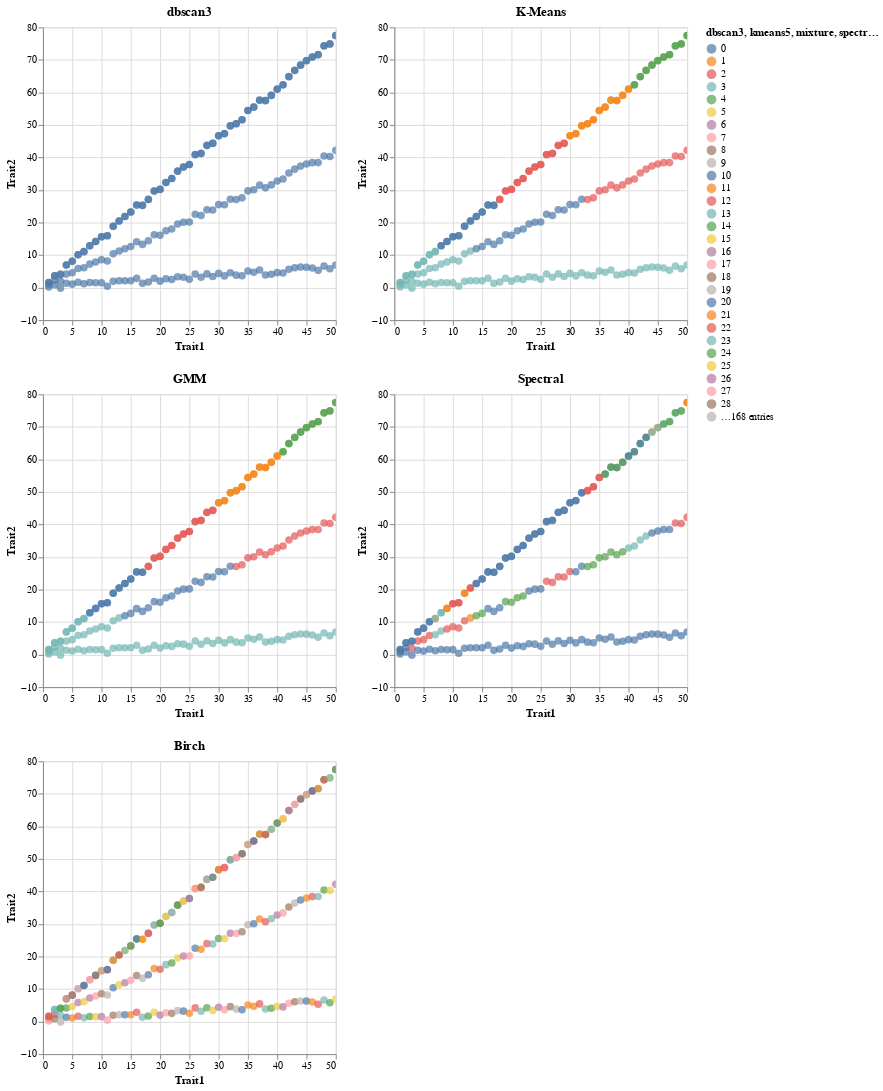

Here is the notebook cell this chart was saved with:
### Code cell
# Display charts
display(Markdown("# Plots with increaseing eps"))
(dbscan_charts[eps_labels[1]] | kmeans) & (gmm | spectral) & birch

### Figure 1 — Vega-Lite specification as saved in the notebook (floating-point values rounded to 4 significant figures; data arrays with more than 128 entries replaced by an {"elided": "..."} marker saying what was removed)
{"config": {"view": {"continuousWidth": 300, "continuousHeight": 300}}, "vconcat": [{"hconcat": [{"mark": {"type": "circle", "size": 60}, "encoding": {"color": {"field": "dbscan3", "type": "nominal"}, "tooltip": [{"field": "dbscan3", "type": "quantitative"}, {"field": "Trait1", "type": "quantitative"}, {"field": "Trait2", "type": "quantitative"}], "x": {"field": "Trait1", "type": "quantitative"}, "y": {"field": "Trait2", "type": "quantitative"}}, "name": "view_102", "title": "dbscan3"}, {"mark": {"type": "circle", "size": 60}, "encoding": {"color": {"field": "kmeans5", "type": "nominal"}, "tooltip": [{"field": "dbscan3", "type": "quantitative"}, {"field": "kmeans5", "type": "quantitative"}, {"field": "mixture", "type": "quantitative"}, {"field": "spectral", "type": "quantitative"}, {"field": "birch", "type": "quantitative"}], "x": {"field": "Trait1", "type": "quantitative"}, "y": {"field": "Trait2", "type": "quantitative"}}, "name": "view_103", "title": "K-Means"}]}, {"hconcat": [{"mark": {"type": "circle", "size": 60}, "encoding": {"color": {"field": "mixture", "type": "nominal"}, "tooltip": [{"field": "dbscan3", "type": "quantitative"}, {"field": "kmeans5", "type": "quantitative"}, {"field": "mixture", "type": "quantitative"}, {"field": "spectral", "type": "quantitative"}, {"field": "birch", "type": "quantitative"}], "x": {"field": "Trait1", "type": "quantitative"}, "y": {"field": "Trait2", "type": "quantitative"}}, "name": "view_104", "title": "GMM"}, {"mark": {"type": "circle", "size": 60}, "encoding": {"color": {"field": "spectral", "type": "nominal"}, "tooltip": [{"field": "dbscan3", "type": "quantitative"}, {"field": "kmeans5", "type": "quantitative"}, {"field": "mixture", "type": "quantitative"}, {"field": "spectral", "type": "quantitative"}, {"field": "birch", "type": "quantitative"}], "x": {"field": "Trait1", "type": "quantitative"}, "y": {"field": "Trait2", "type": "quantitative"}}, "name": "view_105", "title": "Spectral"}]}, {"mark": {"type": "circle", "size": 60}, "encoding": {"color": {"field": "birch", "type": "nominal"}, "tooltip": [{"field": "dbscan3", "type": "quantitative"}, {"field": "kmeans5", "type": "quantitative"}, {"field": "mixture", "type": "quantitative"}, {"field": "spectral", "type": "quantitative"}, {"field": "birch", "type": "quantitative"}], "x": {"field": "Trait1", "type": "quantitative"}, "y": {"field": "Trait2", "type": "quantitative"}}, "name": "view_106", "title": "Birch"}], "data": {"name": "data-960b55971042f7706f3100f6b0bccbb0"}, "params": [{"name": "param_143", "select": {"type": "interval", "encodings": ["x", "y"]}, "bind": "scales", "views": ["view_102"]}, {"name": "param_144", "select": {"type": "interval", "encodings": ["x", "y"]}, "bind": "scales", "views": ["view_103"]}, {"name": "param_145", "select": {"type": "interval", "encodings": ["x", "y"]}, "bind": "scales", "views": ["view_104"]}, {"name": "param_146", "select": {"type": "interval", "encodings": ["x", "y"]}, "bind": "scales", "views": ["view_105"]}, {"name": "param_147", "select": {"type": "interval", "encodings": ["x", "y"]}, "bind": "scales", "views": ["view_106"]}], "$schema": "https://vega.github.io/schema/vega-lite/v5.16.3.json", "datasets": {"data-960b55971042f7706f3100f6b0bccbb0": {"elided": "200 records"}}}
